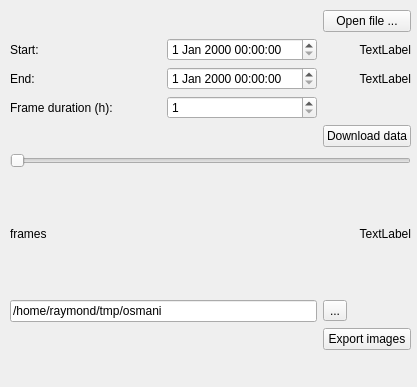
<?xml version="1.0" encoding="UTF-8"?>
<ui version="4.0">
 <class>AnimateOsmDockWidgetBase</class>
 <widget class="QDockWidget" name="AnimateOsmDockWidgetBase">
  <property name="geometry">
   <rect>
    <x>0</x>
    <y>0</y>
    <width>417</width>
    <height>387</height>
   </rect>
  </property>
  <property name="windowTitle">
   <string>Animate OSM</string>
  </property>
  <widget class="QWidget" name="dockWidgetContents">
   <widget class="QWidget" name="">
    <property name="geometry">
     <rect>
      <x>10</x>
      <y>10</y>
      <width>401</width>
      <height>340</height>
     </rect>
    </property>
    <layout class="QGridLayout" name="gridLayout">
     <item row="5" column="0" colspan="3">
      <widget class="QSlider" name="horizontalSlider_frames">
       <property name="orientation">
        <enum>Qt::Horizontal</enum>
       </property>
      </widget>
     </item>
     <item row="2" column="1">
      <widget class="QDateTimeEdit" name="dateTimeEdit_end"/>
     </item>
     <item row="4" column="2">
      <widget class="QPushButton" name="pushButton_download">
       <property name="text">
        <string>Download data</string>
       </property>
      </widget>
     </item>
     <item row="0" column="2">
      <widget class="QPushButton" name="pushButton_open_file">
       <property name="text">
        <string>Open file ...</string>
       </property>
      </widget>
     </item>
     <item row="1" column="1">
      <widget class="QDateTimeEdit" name="dateTimeEdit_start"/>
     </item>
     <item row="3" column="0">
      <widget class="QLabel" name="label_duration">
       <property name="text">
        <string>Frame duration (h):</string>
       </property>
      </widget>
     </item>
     <item row="2" column="2">
      <widget class="QLabel" name="label_animation_end">
       <property name="text">
        <string>TextLabel</string>
       </property>
       <property name="alignment">
        <set>Qt::AlignRight|Qt::AlignTrailing|Qt::AlignVCenter</set>
       </property>
      </widget>
     </item>
     <item row="1" column="2">
      <widget class="QLabel" name="label_animation_start">
       <property name="text">
        <string>TextLabel</string>
       </property>
       <property name="alignment">
        <set>Qt::AlignRight|Qt::AlignTrailing|Qt::AlignVCenter</set>
       </property>
      </widget>
     </item>
     <item row="8" column="2">
      <widget class="QPushButton" name="pushButton_export">
       <property name="text">
        <string>Export images</string>
       </property>
      </widget>
     </item>
     <item row="3" column="1">
      <widget class="QSpinBox" name="spinBox_duration">
       <property name="minimum">
        <number>1</number>
       </property>
       <property name="maximum">
        <number>24</number>
       </property>
      </widget>
     </item>
     <item row="1" column="0">
      <widget class="QLabel" name="label_start">
       <property name="text">
        <string>Start:</string>
       </property>
      </widget>
     </item>
     <item row="2" column="0">
      <widget class="QLabel" name="label_end">
       <property name="text">
        <string>End:</string>
       </property>
      </widget>
     </item>
     <item row="6" column="0">
      <widget class="QLabel" name="label_frames">
       <property name="text">
        <string>frames</string>
       </property>
       <property name="alignment">
        <set>Qt::AlignLeading|Qt::AlignLeft|Qt::AlignVCenter</set>
       </property>
      </widget>
     </item>
     <item row="7" column="2">
      <widget class="QToolButton" name="toolButton_choose_output_dir">
       <property name="text">
        <string>...</string>
       </property>
      </widget>
     </item>
     <item row="7" column="0" colspan="2">
      <widget class="QLineEdit" name="lineEdit_output_dir">
       <property name="text">
        <string>/home/raymond/tmp/osmani</string>
       </property>
      </widget>
     </item>
     <item row="6" column="1" colspan="2">
      <widget class="QLabel" name="label_actual_frame">
       <property name="text">
        <string>TextLabel</string>
       </property>
       <property name="alignment">
        <set>Qt::AlignRight|Qt::AlignTrailing|Qt::AlignVCenter</set>
       </property>
      </widget>
     </item>
    </layout>
   </widget>
  </widget>
 </widget>
 <resources/>
 <connections/>
</ui>
